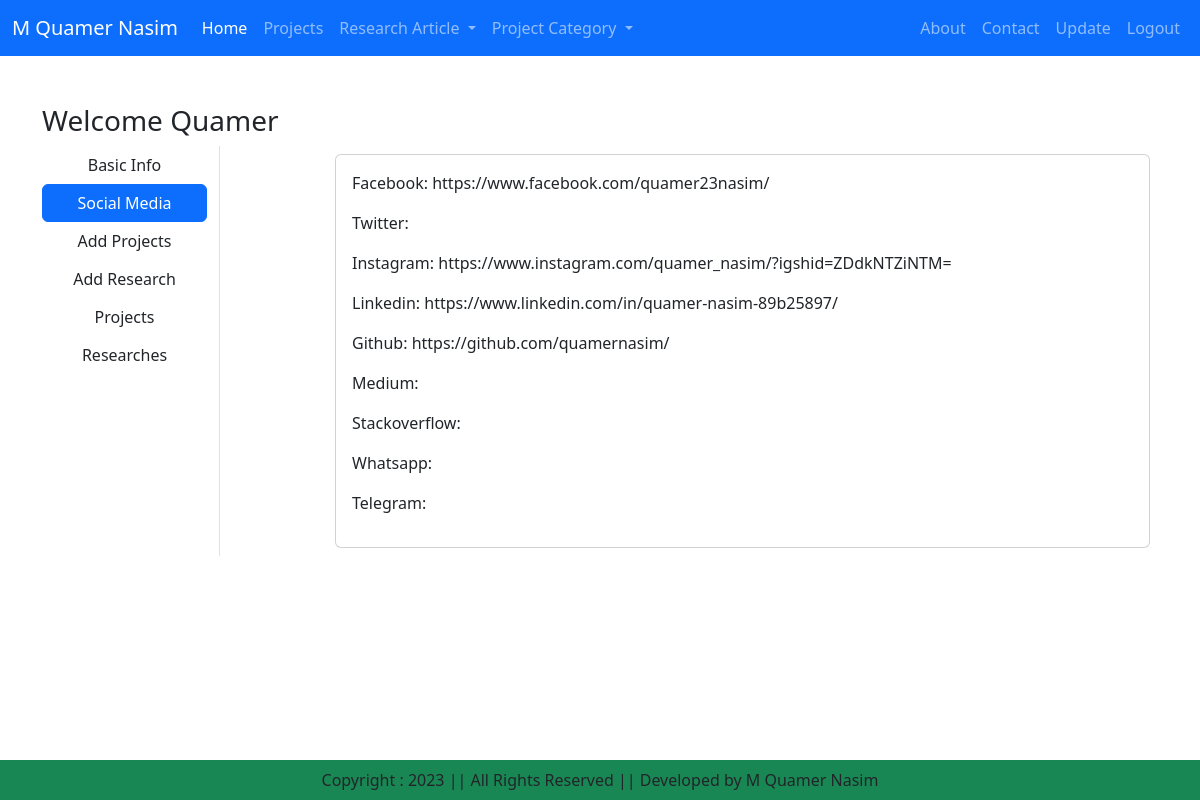
Page /client_facing/social_media/ (signed in) on the committed database.
### apps/client_facing/models.py (models this page shows)
class SocialMedia(models.Model):
    facebook = models.URLField(blank=True)
    twitter = models.URLField(blank=True)
    instagram = models.URLField(blank=True)
    linkedin = models.URLField()
    github = models.URLField()
    medium = models.URLField(blank=True)
    stackoverflow = models.URLField(blank=True)
    whatsapp = models.URLField(blank=True)
    telegram = models.URLField(blank=True)

### apps/client_facing/views.py (the view, shortened to what this page needs)
# urls.py: path('social_media/', views.SocialMediaView.as_view(), name='social_media'),
class SocialMediaView(View):
    def get(self, request):
        if str(request.user) == ROOT_USER:
            if SocialMedia.objects.all().count() == 0:
                form = SocialMediaForm()
                return render(request, 'client_facing/social_media.html', locals())
            else:
                social = SocialMedia.objects.all()
                return render(request, 'client_facing/social_info.html', locals())
        else:
            return render(request, 'user_facing/home.html', {})

### templates/client_facing/social_info.html (shortened to what this page needs)
{% extends 'base.html' %}
{% load static %}
{% block main-content %}
<div class="container my-5">
    <div class="row">
        <h3>Welcome <span class="text-capitalize">{{request.user}}</span></h3>
        <div class="col-sm-2 border-end">
            <ul class="list-unstyled">
                <li class="d-grid"><a href="{% url "add_basic_info" %}" class="btn">Basic Info</a></li>
                <li class="d-grid"><a href="{% url "social_media" %}" class="btn btn-primary">Social Media</a></li>
                <li class="d-grid"><a href="{% url "add_project" %}" class="btn">Add Projects</a></li>
                <li class="d-grid"><a href="{% url "add_research" %}" class="btn">Add Research</a></li>
                <li class="d-grid"><a href="{% url "projects" %}" class="btn">Projects</a></li>
                <li class="d-grid"><a href="{% url "research" %}" class="btn">Researches</a></li>
            </ul>
        </div>
        <div class="col-sm-9 offset-sm-1">
            <div class="row">
                {% for sm in social %}
                    <div class="col-sm-15">
                        <div class="card m-2">
                            <div class="card-body">
                                <p>Facebook: {{sm.facebook}}</p>
                                <p>Twitter: {{sm.twitter}}</p>
                                <p>Instagram: {{sm.instagram}}</p>
                                <p>Linkedin: {{sm.linkedin}}</p>
                                <p>Github: {{sm.github}}</p>
                                <p>Medium: {{sm.medium}}</p>
                                <p>Stackoverflow: {{sm.stackoverflow}}</p>
                                <p>Whatsapp: {{sm.whatsapp}}</p>
                                <p>Telegram: {{sm.telegram}}</p>
                            </div>
                        </div>
                    </div>
                {% endfor %}
            </div>
        </div>
    </div>
</div>
{% endblock main-content %}

### rows in the picture
SocialMedia: facebook "https://www.facebook.com/quamer23nasim/", instagram "https://www.instagram.com/quamer_nasim/?igshid=ZDdkNTZiNTM=", linkedin "https://www.linkedin.com/in/quamer-nasim-89b25897/", github "https://github.com/quamernasim/"

### other values in the picture
{{ request.user }} "Quamer"
